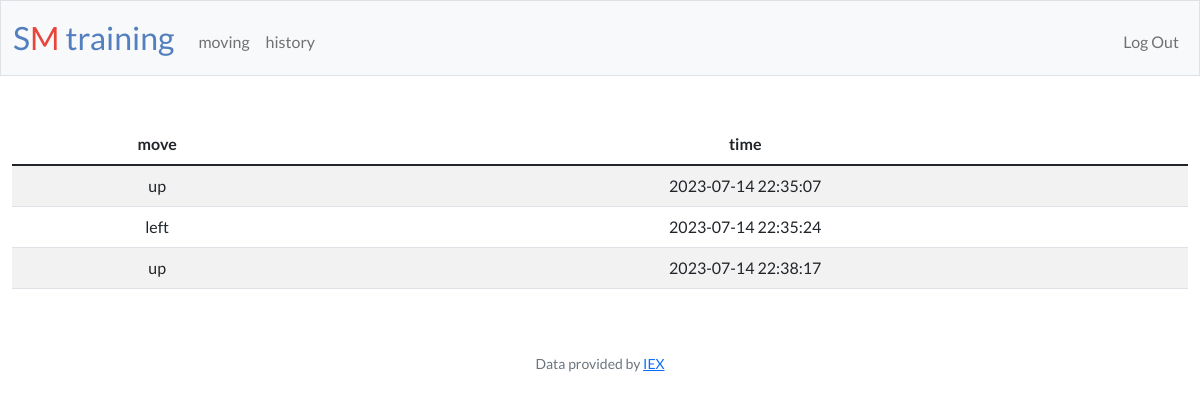
Page / (signed in) on the committed database.
### tables this page shows
CREATE TABLE robot (
id INTEGER PRIMARY KEY AUTOINCREMENT,
user_id INTEGER NOT NULL,
move TEXT NOT NULL,
score INTEGER,
time TIMESTAMP DEFAULT CURRENT_TIMESTAMP,
FOREIGN KEY(user_id) REFERENCES users(id)
);

### app.py (the view)
@app.route("/")
@login_required
def index():
    user_id = session["user_id"]
    database = db.execute(
        "SELECT move, time FROM robot WHERE user_id = ? ", user_id)
    return render_template("index.html", database=database, usd=usd)

### app.py (called while the page is built)
@app.after_request
def after_request(response):
    response.headers["Cache-Control"] = "no-cache, no-store, must-revalidate"
    response.headers["Expires"] = 0
    response.headers["Pragma"] = "no-cache"
    return response

### helpers.py (called while the page is built)
def login_required(f):
    @wraps(f)
    def decorated_function(*args, **kwargs):
        if session.get("user_id") is None:
            return redirect("/login")
        return f(*args, **kwargs)
    return decorated_function

### templates/index.html (shortened to what this page needs)
{% extends "layout.html" %}
{% block main %}
<table class="table table-striped">
    <thead>
      <tr>
        <th scope="col">move</th>
        <th scope="col">time</th>
      </tr>
    </thead>
    <tbody>
        {% for row in database %}
            <tr>
                <td>{{row["move"]}}</td>
                <td>{{ row["time"]}}</td>
           </tr>
            {%endfor%}
    </tbody>
  </table>
{% endblock %}

### static/styles.css (style rules this page uses)
* { margin: 0; padding: 0; box-sizing: border-box; font-family: "Lato", sans-serif; }

### rows in the picture
robot: move "up", time "2023-07-14 22:35:07"
robot: move "left", time "2023-07-14 22:35:24"
robot: move "up", time "2023-07-14 22:38:17"
